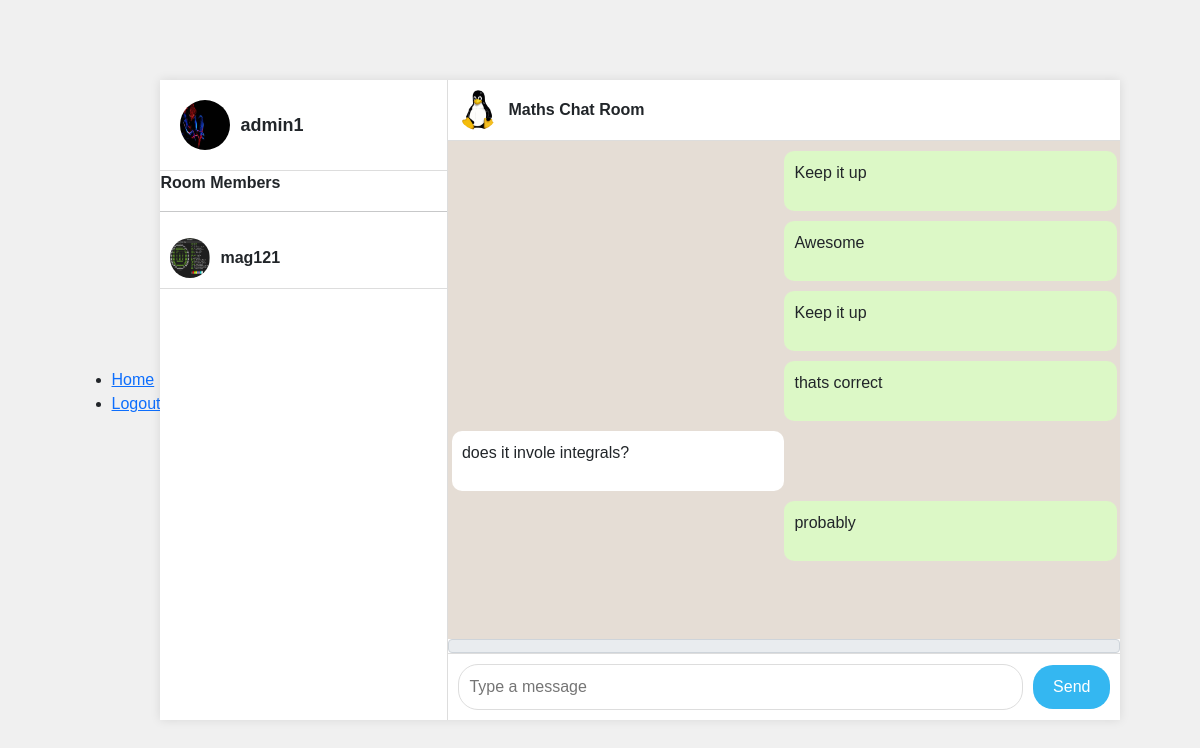
Page /chat/Maths (signed in) on the committed database.
### chatapp/models.py (models this page shows, shortened)
class Profile(models.Model):
    pID = ShortUUIDField(primary_key=True, unique=True, editable=False)
    user = models.OneToOneField(User, on_delete=models.CASCADE)
    first_name = models.CharField(max_length=30, blank=True)
    last_name = models.CharField(max_length=30, blank=True)
    avatar = ResizedImageField(quality=70, upload_to='media/profile', blank=True, null=True)

class Room(models.Model):
    room_name = models.CharField(max_length=150, unique=True, primary_key=True)
    avatar = ResizedImageField(quality=70, upload_to='media/room', blank=True, null=True)
    members = models.ManyToManyField(Profile, blank=True)
    created_at = models.DateTimeField(auto_now_add=True)

class RoomChat(models.Model):
    mID = ShortUUIDField(primary_key=True, unique=True, editable=False)
    room = models.ForeignKey(Room, on_delete=models.CASCADE)
    author = models.ForeignKey(Profile, on_delete=models.SET_NULL, null=True)
    content = models.CharField(max_length=300, blank=False)
    image = ResizedImageField(blank=True, null=True, quality=70, upload_to="media/chats/images")
    file = models.FileField(blank=True, null=True, upload_to='media/chats/files')
    created_at = models.DateTimeField(auto_now_add=True)

### chatapp/views.py (the view)
# urls.py: path('chat/<str:pk>', views.chat, name='chat'),
@login_required(login_url='signin')
def chat(request, pk):
    room = Room.objects.get(room_name=pk)
    members = room.members.all()
    chats = RoomChat.objects.filter(room=room)
    context = {
        "room": room,
        "chats": chats,
        "members": members,
        "user": request.user,
        }
    if request.user.profile in members:
        return render(request, 'chat.html', context)
    else:
        return redirect('home')

### chatapp/templates/chat.html (shortened to what this page needs)
{% extends 'base.html' %}
{% load static %}
{% block content %}
<link rel="stylesheet" href="{% static 'styles.css' %}">
<div class="app-container">
    <div class="sidebar">
        <div class="profile-section">
            {% if user.profile.avatar %}
            <img src="{{ user.profile.avatar.url }}" alt="Profile" class="profile-pic">
            {% endif %}
            <span class="username">{{ user.username }}</span>
        </div>
        <div class="chat-list">
            <p><strong>Room Members</strong></p>
            <hr>
            {%for m in members %}
            {% if m != request.user.profile %}
            <div class="chat-item">
                {% if m.avatar %}
                <img src="{{ m.avatar.url }}" alt="Contact" class="contact-pic">
                {% endif %}
                <div class="chat-info">
                    <span class="contact-name">{{ m.user.username }} </span>
                </div>
            </div>
            {% endif %}
            {% endfor %}
        </div>
    </div>
    <div class="chat-window">
        <div class="chat-header">
            {% if room.avatar %}
            <img src="{{ room.avatar.url }}" alt="Contact" class="contact-pic">
            {% endif %}
            <span class="contact-name">{{ room.room_name }} Chat Room</span>
        </div>
        {% include 'partial.html' %}
        <form id="demo_form" enctype="multipart/form-data">
            <span class="input-group-text attach_btn">
            </span>
            <div class="message-input">
                <input id="content" name="content" type="text" placeholder="Type a message" id="content" required>
                <button type="submit">Send</button>
            </div>
        </form>
    </div>
</div>
{% endblock %}

### chatapp/templates/partial.html (shortened to what this page needs)
<div id="test" class="chat-messages">
    {% for chat in chats %}
    {% if chat.author == user.profile %}
    <div class="message sent">
        <p>{{ chat.content }}</p>
    </div>
    {% else %}
    <div class="message received">
        <p>{{ chat.content }}</p>
    </div>
    {% endif %}
    {% endfor %}
</div>

### chatapp/static/styles.css (style rules this page uses)
body { margin: 0; font-family: Arial, sans-serif; display: flex; justify-content: center; align-items: center; height: 100vh; background-color: #f0f0f0; }
.app-container { display: flex; width: 80%; height: 80vh; box-shadow: 0 0 10px rgba(0, 0, 0, 0.1); background-color: #fff; }
.sidebar { width: 30%; border-right: 1px solid #ddd; display: flex; flex-direction: column; }
.profile-section { padding: 20px; display: flex; align-items: center; border-bottom: 1px solid #ddd; }
.profile-pic { width: 50px; height: 50px; border-radius: 50%; margin-right: 10px; }
.username { font-size: 18px; font-weight: bold; }
.chat-list { flex: 1; overflow-y: auto; }
.chat-item { padding: 10px; display: flex; align-items: center; border-bottom: 1px solid #ddd; cursor: pointer; }
.contact-pic { width: 40px; height: 40px; border-radius: 50%; margin-right: 10px; }
.chat-info { flex: 1; }
.contact-name { font-size: 16px; font-weight: bold; }
.chat-window { flex: 1; display: flex; flex-direction: column; }
.chat-header { padding: 10px; display: flex; align-items: center; border-bottom: 1px solid #ddd; }
.chat-messages { flex: 1; padding: 10px; overflow-y: auto; background-color: #e5ddd5; }
.message { max-width: 60%; margin-bottom: 10px; padding: 10px; border-radius: 10px; }
.message.received { background-color: #fff; align-self: flex-start; margin-left: -1%; margin-right: 50%; }
.message.sent { background-color: #dcf8c6; align-self: flex-end; margin-right: -1%; margin-left: 50%; }
.message-input { display: flex; align-items: center; padding: 10px; border-top: 1px solid #ddd; }
.message-input input { flex: 1; padding: 10px; border: 1px solid #ddd; border-radius: 20px; margin-right: 10px; }
.message-input button { padding: 10px 20px; border: none; background-color: #34b7f1; color: #fff; border-radius: 20px; cursor: pointer; }

### rows in the picture
Profile: avatar (picture), user.username "mag121"
Room: avatar (picture), room_name "Maths"
RoomChat: content "Keep it up"
RoomChat: content "Awesome"
RoomChat: content "Keep it up"
RoomChat: content "thats correct"
RoomChat: content "does it invole integrals?"
RoomChat: content "probably"

### other values in the picture
{{ user.username }} "admin1"
